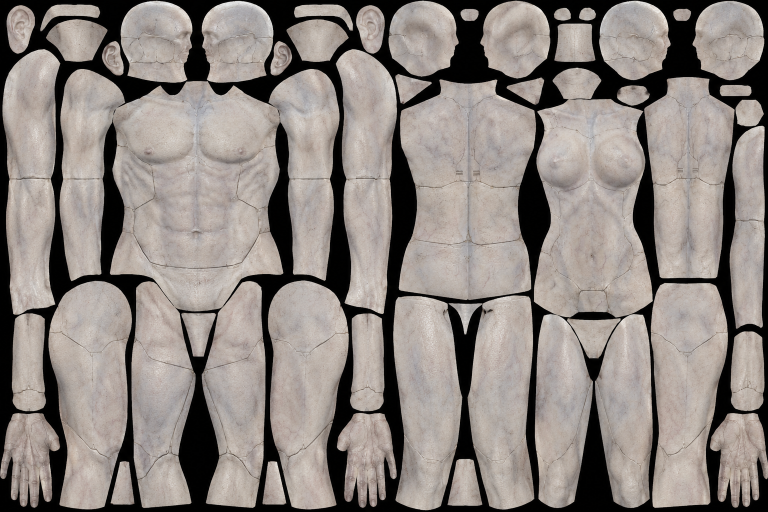
#> input picture tools/paint/art/contrib/alasdairn_synth_atlas.png, 1536 x 1024 px (shown at 1/2 size)
$ python -i synthskin.py   (imports and definitions only)
#> lines starting #> are read from the running program, lines starting #| are printed output that depends on the picture; after the words box and inside, x2 and y2 are one past the last pixel; in counts of white or black regions, pixels touching at a corner belong together
"""Synthetic skin: a synth's seam lines over a person's own skin (alasdairn, 2026-11-13).

    The lines are his: the seams he drew on his own synth skin atlas (tools/paint/art/contrib/alasdairn_synth_atlas.png,
    CREDITS.md) -- pieces of a whole synthetic body -- projected onto our meshes piece by piece, each anchored on
    landmarks the two share (nipples, nape, crotch to knee, along the arm; nose and chin for the head). The hands get a
    synth's joint lines from their own finger bones (his hand pieces are drawn palm up and carry no clean seams).

    Lines only, crisp and dark (his verdict on test v2, in game: "Lost definition in the lines, hands have nothing
    notable, applies a layer of shading over everything else. Remove the shading, darken and sharpen the lines"). His
    atlas is about 11 pixels to a game unit; sampled straight, its strokes blurred over a 4096 body, and a pixel
    centreline drawn as it was made stair-steps and crack spurs (test v3: "I don't want to see each and every pixel",
    "these lines look nothing like what I gave you"). So his seams are traced as vector polylines -- found as thin
    dark valleys, followed as a graph, straightened to the runs and corners he drew, then checked by hand piece by
    piece against his atlas (art/contrib/alasdairn_synth_seams.json: cracks and creases dropped, faint seams added
    along his own groove) -- and every texel draws an anti-aliased line by its exact distance to them, in game units.
    Everything else multiplies by exactly 1: the person's own skin, its colour and its light, are untouched.

    Selectable only (lore "breaks"): body and hands in LooksMenu's overlay list (make_marks rows SynthShell,
    SynthShellHands), the face as a face tint (make_faces.py). Ace Male Race wears the vanilla male body, and has its
    own head (face.py).

What he struck out stays out: no line in the band under the women's breasts (his atlas's breasts sit lower than ours,
and drew a ghost outline there), no specks, scratches or stubs (the "random scar" on a thigh), and nothing read from
above the leg pieces at the hips (a straight dash).
"""
import pathlib

import numpy as np

from body import REGIONS
from marks import landmarks

HERE = pathlib.Path(__file__).resolve().parent
ATLAS = HERE / 'art' / 'contrib' / 'alasdairn_synth_atlas.png'

# ---- his atlas (1536 x 1024): where each piece sits, by the anchors it shares with our meshes (atlas pixels)
MALE_FRONT = dict(cx=400, nip=(300, 305))      # the torso fronts: the midline and a nipple
FEMALE_FRONT = dict(cx=1180, nip=(1110, 288))
MALE_BACK = dict(cx=935, top=165)              # the backs: the spine and the nape
FEMALE_BACK = dict(cx=1375, top=175)
LEG_FRONT = dict(cx=180, top=575, knee=897)    # his (male) leg pieces, for both sexes: crotch to the knee's V
LEG_BACK = dict(cx=327, top=575, knee=897)
ARM = dict(cx=57.0, shoulder=95.0, length=520.0)   # his long arm piece, shoulder to wrist
HEAD_SIDE = dict(nose=(382, 95), chin=(370, 140))  # the head, seen from its right side

# ---- which of his atlas's dark marks are seams
DETAIL_SIGMA = 8.0     # atlas px: the local average a mark is measured against
RIDGE_SCALES = (0.8, 1.2)   # atlas px: his seams are a pixel or two wide
RIDGE_STRONG = 0.06    # valley strength of a clear seam ...
RIDGE_WEAK = 0.03    # ... and of a faint stretch running on from one
LINE_MIN_PX = 30       # atlas px: a stroke shorter than this is a speck, a scratch or a stub, not a seam
EDGE_PX = 4.0          # atlas px: no line this close to a piece's outline (the outline itself reads as a valley)

# ---- how a seam is drawn (game units)
LINE_W = 0.075         # half-width: 0.15 across, his strokes' width (1.5-2 atlas px at ~11 px a unit)
LINE_SOFT = 0.025      # its edge: about a texel at 2048, so crisp but not jagged
LINE_DEPTH = 0.8       # the skin multiplied by 1 - this on the line
FACE_LINE_W = 0.075    # on the face tint (1024 over a head)
HAND_LINE_W = 0.045
SPUR_PX = 12           # atlas px: twigs this short off a seam (thinning's leftovers, his texture's cracks) are pruned
SIMPLIFY_PX = 1.0      # atlas px: a traced run may stray this far from the straight line it is drawn as
CORRIDOR_PX = 4.0      # atlas px: a hand-added seam keeps this close to the line through its waypoints
ROUTE_STRAIGHT = 12.0  # cost per atlas px off that line (a clear groove costs ~14 a step, bare skin ~30-100)
SEAMS = HERE / 'art' / 'contrib' / 'alasdairn_synth_seams.json'   # the hand check of the traced seams

UNDERBUST_TOP, UNDERBUST_DEPTH = 1.0, 16.0  # game units above / below the nipples: the band he struck out
UNDERBUST_FADE = 2.5

_cache = {}


# ---------------------------------------------------------------- limbs and heads


class _Limb:
    """A limb as an axis, a centreline along it and an angle round it, from points on its surface (texels: the male
    body has few vertices, and a centreline from them leans towards wherever the mesh is dense)."""

    # [37 lines left out: functions __init__, coords, face_landmarks, not called in this run]


# ---------------------------------------------------------------- his seams, as centrelines


def _thin(mask):
    """Zhang-Suen thinning: a stroke mask to its one-pixel centreline."""
    img = np.pad(mask.astype(np.uint8), 1)
    while True:
        changed = False
        for step in (0, 1):
            P = [img[1:-1, 1:-1], img[:-2, 1:-1], img[:-2, 2:], img[1:-1, 2:], img[2:, 2:], img[2:, 1:-1],
                 img[2:, :-2], img[1:-1, :-2], img[:-2, :-2]]
            p1, p2, p3, p4, p5, p6, p7, p8, p9 = P
            nb = p2 + p3 + p4 + p5 + p6 + p7 + p8 + p9
            seq = [p2, p3, p4, p5, p6, p7, p8, p9, p2]
            trans = sum(((seq[k] == 0) & (seq[k + 1] == 1)).astype(np.uint8) for k in range(8))
            if step == 0:
                c = (p2 * p4 * p6 == 0) & (p4 * p6 * p8 == 0)
            else:
                c = (p2 * p4 * p8 == 0) & (p2 * p6 * p8 == 0)
            rm = (p1 == 1) & (nb >= 2) & (nb <= 6) & (trans == 1) & c
            if rm.any():
                img[1:-1, 1:-1][rm] = 0
                changed = True
        if not changed:
            return img[1:-1, 1:-1].astype(bool)


def _strokes():
    """(his seam strokes as a one-pixel skeleton, distance inside a piece's outline) -- atlas pixels."""
    if 'skel' not in _cache:
        from PIL import Image
        from scipy import ndimage
        img = np.asarray(Image.open(ATLAS).convert('RGB'), dtype=np.float32) / 255.0
        lum = img @ np.array((0.3, 0.59, 0.11), np.float32)
        inside = ndimage.distance_transform_edt(ndimage.binary_erosion(lum > 0.10, iterations=2)).astype(np.float32)
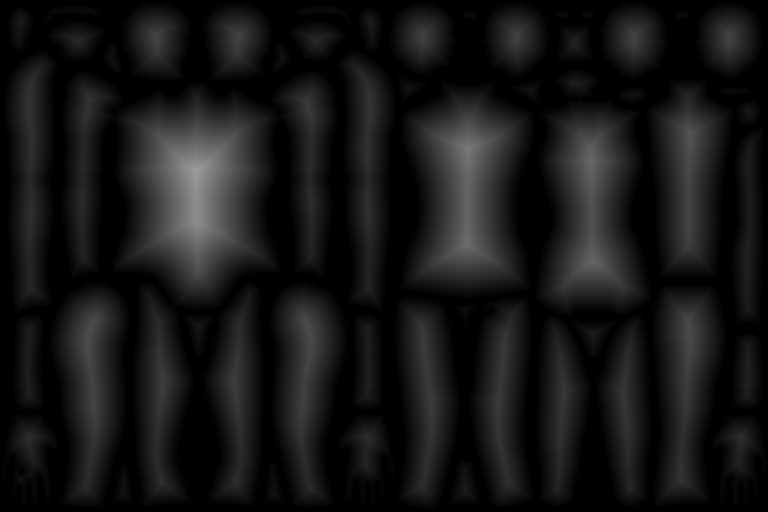
#> inside: shape (1024, 1536) float32 (shown at 1/2 size); min 0, max 155.9, mean 21.9
        valid = inside > 0
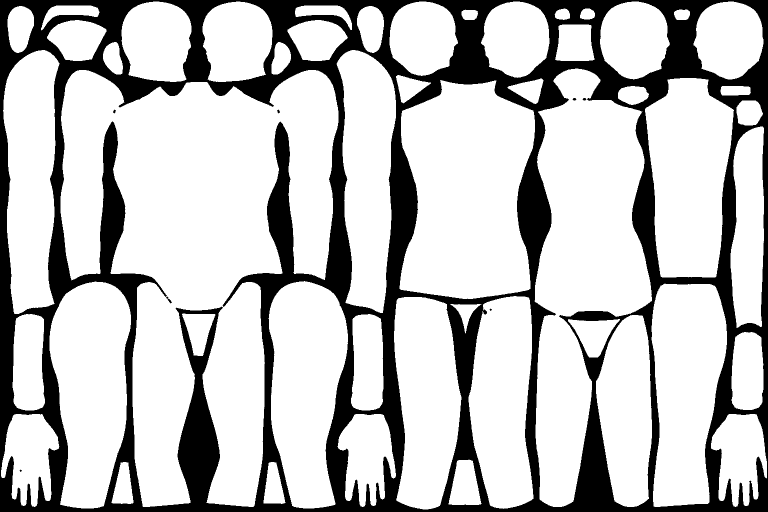
#> valid: shape (1024, 1536) bool (shown at 1/2 size); 75.4% white; 9 black regions (3 under 20 px), largest, box (x1, y1, x2, y2) and area: (0, 0, 1536, 1024) 386669, (335, 597, 344, 607) 37, (1145, 196, 1153, 201) 28, (1165, 196, 1173, 201) 28, (226, 219, 232, 227) 27, (554, 219, 560, 227) 27
        w = valid.astype(np.float32)
        avg = ndimage.gaussian_filter(lum * w, DETAIL_SIGMA) / np.maximum(ndimage.gaussian_filter(w, DETAIL_SIGMA), 1e-3)
        det = np.where(valid, lum / np.maximum(avg, 1e-3), 1.0)
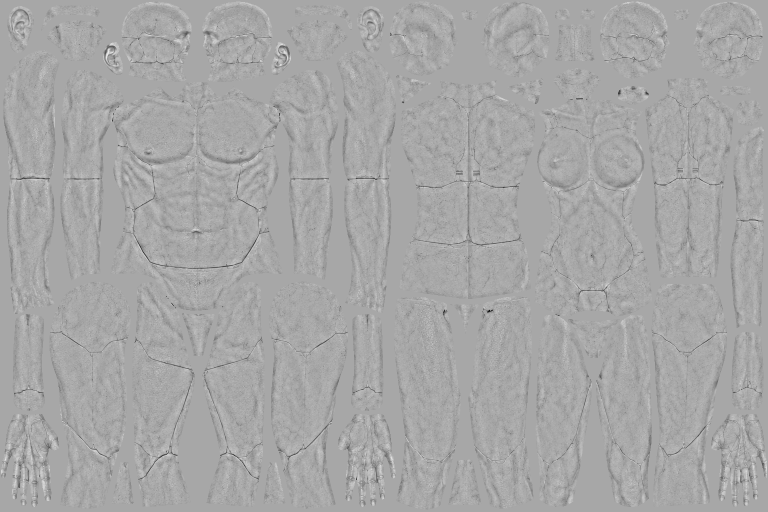
#> det: shape (1024, 1536) float32 (shown at 1/2 size); min 0.168, max 1.44, mean 0.999; drawn with min black and max white
        # a seam is a thin dark valley: the Hessian's larger eigenvalue large, the smaller near 0 (a crack's pit or
        # a speck curves both ways); broad shading (his muscles, the creases under the pecs) is too wide to count
        ridge = np.zeros_like(det)
        for s in RIDGE_SCALES:
            hxx = ndimage.gaussian_filter(det, s, order=(0, 2))
            hyy = ndimage.gaussian_filter(det, s, order=(2, 0))
            hxy = ndimage.gaussian_filter(det, s, order=(1, 1))
            tr, dt = hxx + hyy, hxx * hyy - hxy * hxy
            disc = np.sqrt(np.maximum(tr * tr / 4 - dt, 0))
            l1, l2 = tr / 2 + disc, tr / 2 - disc
            ridge = np.maximum(ridge, np.where(l1 > 0, l1 - 2 * np.maximum(l2, 0), 0) * s * s)
#> this loop made 2 passes
#> pass 1, in _strokes, `hxx = ndimage.gaussian_filter(det, s, order=(0, 2))`:
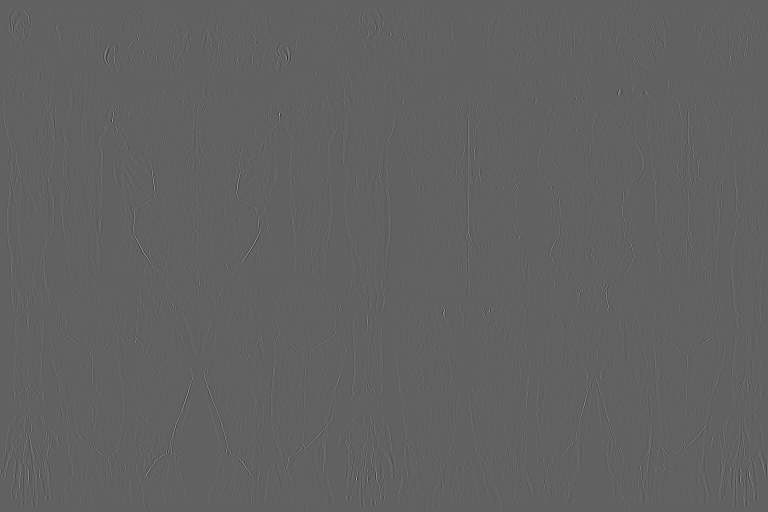
#> hxx: shape (1024, 1536) float32 (shown at 1/2 size); min -0.35, max 0.562, mean -0.000397; drawn with min black and max white
#> after the loop:
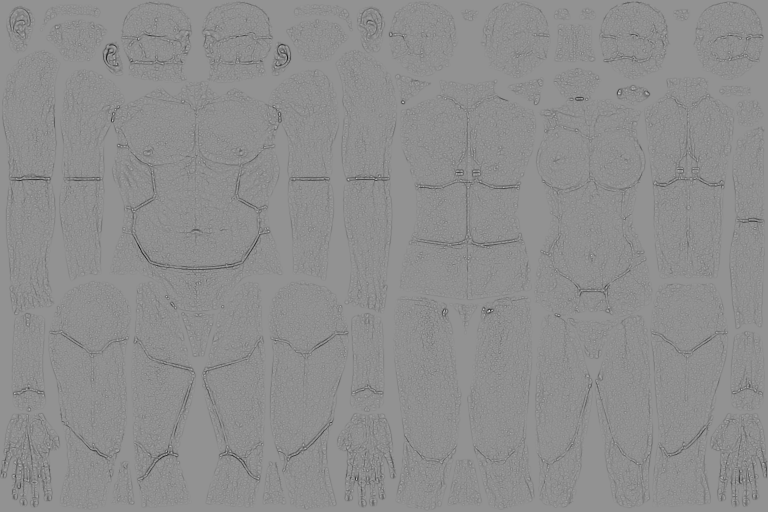
#> l2: shape (1024, 1536) float32 (shown at 1/2 size); min -0.142, max 0.105, mean -0.00442; drawn with min black and max white
        ridge[inside <= EDGE_PX] = 0
#> ridge: shape (1024, 1536) float32; min 0, max 0.389, mean 0.00596
        # hysteresis: the faint stretch of a seam counts when it runs on from a clear one
        lab, n = ndimage.label(ridge > RIDGE_WEAK, structure=np.ones((3, 3)))
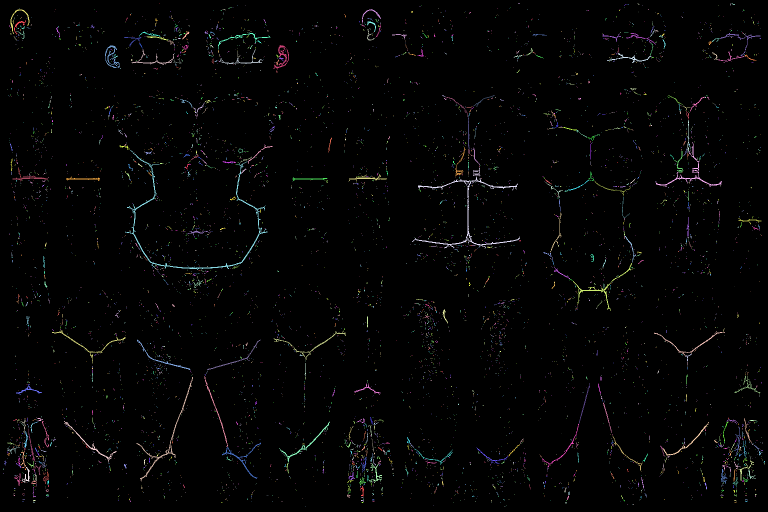
#> lab: shape (1024, 1536) int32 (shown at 1/2 size); 6478 distinct labels, from 0 to 6477; one colour per label, 0 black
#> n = 6477
        keep = np.zeros(n + 1, bool)
        strong = ndimage.maximum(ridge, lab, np.arange(n + 1)) > RIDGE_STRONG
        for i, sl in enumerate(ndimage.find_objects(lab), 1):
            if sl is not None and strong[i] and max(sl[0].stop - sl[0].start, sl[1].stop - sl[1].start) >= LINE_MIN_PX:
                keep[i] = True
        _cache['skel'] = _thin(keep[lab])
#> in _thin, `img = np.pad(mask.astype(np.uint8), 1)`: img: shape (1026, 1538); values 0 (black) and 1 (white), 1.1% white in thin lines or dots
#> after the loop in _thin, `while True:`:
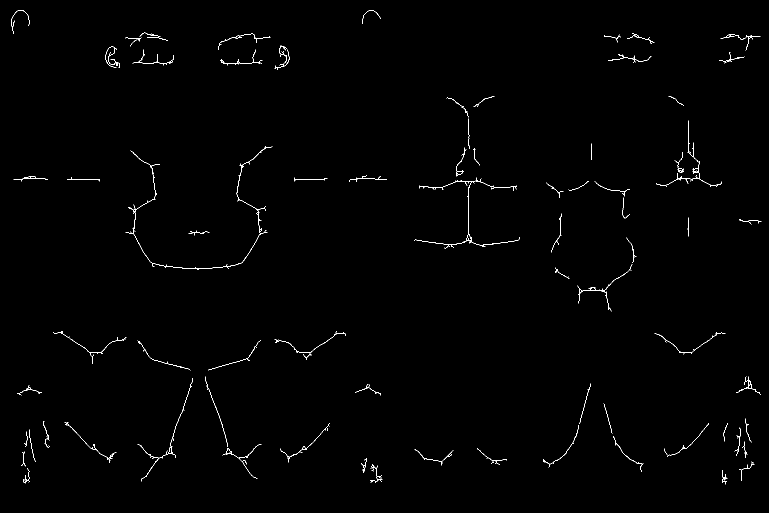
#> img: shape (1026, 1538) (shown at 1/2 size); values 0 (black) and 1 (white), 0.61% white in thin lines or dots
        _cache['ridge'] = ridge
        _cache['inside'] = inside
    return _cache['skel'], _cache['inside']


_NB8 = ((-1, -1), (-1, 0), (-1, 1), (0, -1), (0, 1), (1, -1), (1, 0), (1, 1))
# a walk takes a side neighbour before a corner one: at a stair step both are on the line, and the corner jump
# would leave the side pixel behind as a stray
_NB8_STRAIGHT_FIRST = ((-1, 0), (0, -1), (0, 1), (1, 0), (-1, -1), (-1, 1), (1, -1), (1, 1))


# [60 lines left out: function _graph, not called in this run]


def _length(p):
    a = np.asarray(p, np.float64)
    return float(np.hypot(*np.diff(a, axis=0).T).sum()) if len(a) > 1 else 0.0


# [59 lines left out: functions _simplify, _route, not called in this run]


def _layout():
    import json
    return json.loads(SEAMS.read_text(encoding='utf-8'))


# [207 lines left out: functions seam_paths, _seam_tree, _seam_distance, _line, _own_piece, atlas_uv and 3 more, not called in this run]


# ---------------------------------------------------------------- the hands' joint lines

HAND_RING_REACH = 1.1      # game units off a finger's axis a ring reaches (the finger, not its neighbours)
WRIST_RING = 0.9           # game units up the hand from the wrist's open edge


# [55 lines left out: functions hand_distance, pack_body, pack_hands, not called in this run]


# ---------------------------------------------------------------- variant B: plated (his material, opaque-ish)
#
# alasdairn after test v2: "I can also add the material back, have it darken the lines and boom we're back in
# business ... do this as a secondary option actually". So a second, separately selectable look: his atlas's own pale
# synthetic surface, projected as above (a clean patch of his skin wherever no piece reaches), mostly opaque -- a lit
# overlay (.bgsm, make_marks' LIT_PAINTERS), the same on every skin tone -- with his seams over it as wider, darker
# panel gaps (the testers' Gen 1 synth / SyntheticZombies mood). The face: a face tint laid on with blend "Default".

PATCH = (845, 220, 915, 300)    # a clean patch of his skin (the male back's left shoulder blade, clear of seams)
PATCH_TILE = 9.0                # game units the patch covers before it mirrors
PLATED_ALPHA = 0.92             # mostly his surface; a little of the person's own skin under it
PLATED_LINE_W = 0.11            # half-width: a panel gap, not a hairline
PLATED_LINE_DEPTH = 0.86
PLATED_FACE_LINE_W = 0.09
PLATED_HAND_LINE_W = 0.07
PLATED_SPEC = (0.45, 0.6)       # specular, smoothness: a soft synthetic sheen


# [43 lines left out: functions _colour, _triplanar, _surface, not called in this run]


def _plated_line(d_units, half_width):
    t = np.clip((half_width - d_units) / LINE_SOFT + 0.5, 0, 1)
    return 1 - PLATED_LINE_DEPTH * t * t * (3 - 2 * t)


# [50 lines left out: functions _lit, plated_body, plated_hands, plated_face, pack_face, not called in this run]

>>> result = _strokes()
